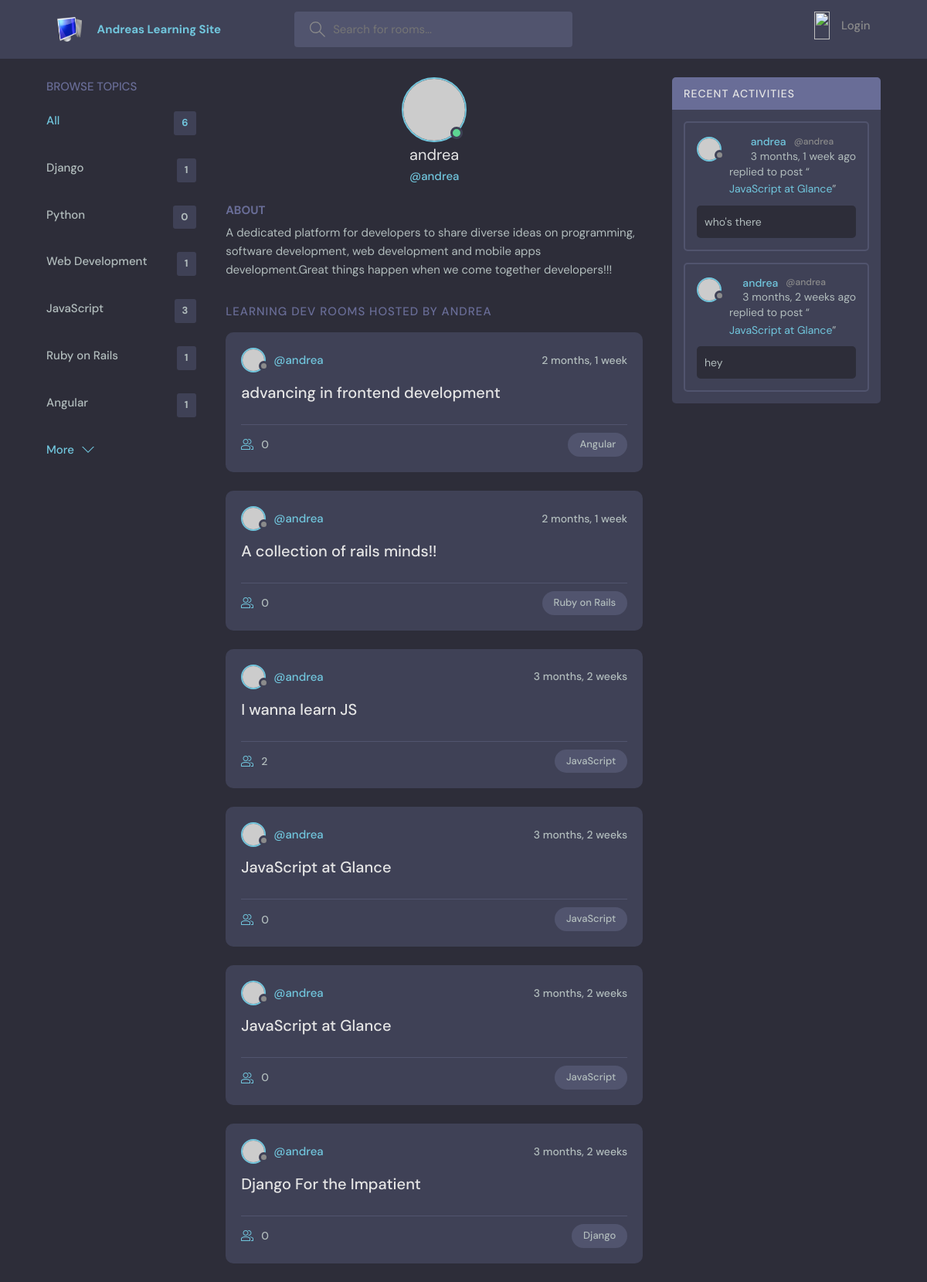
Before: /profile/1/ with the older database file.
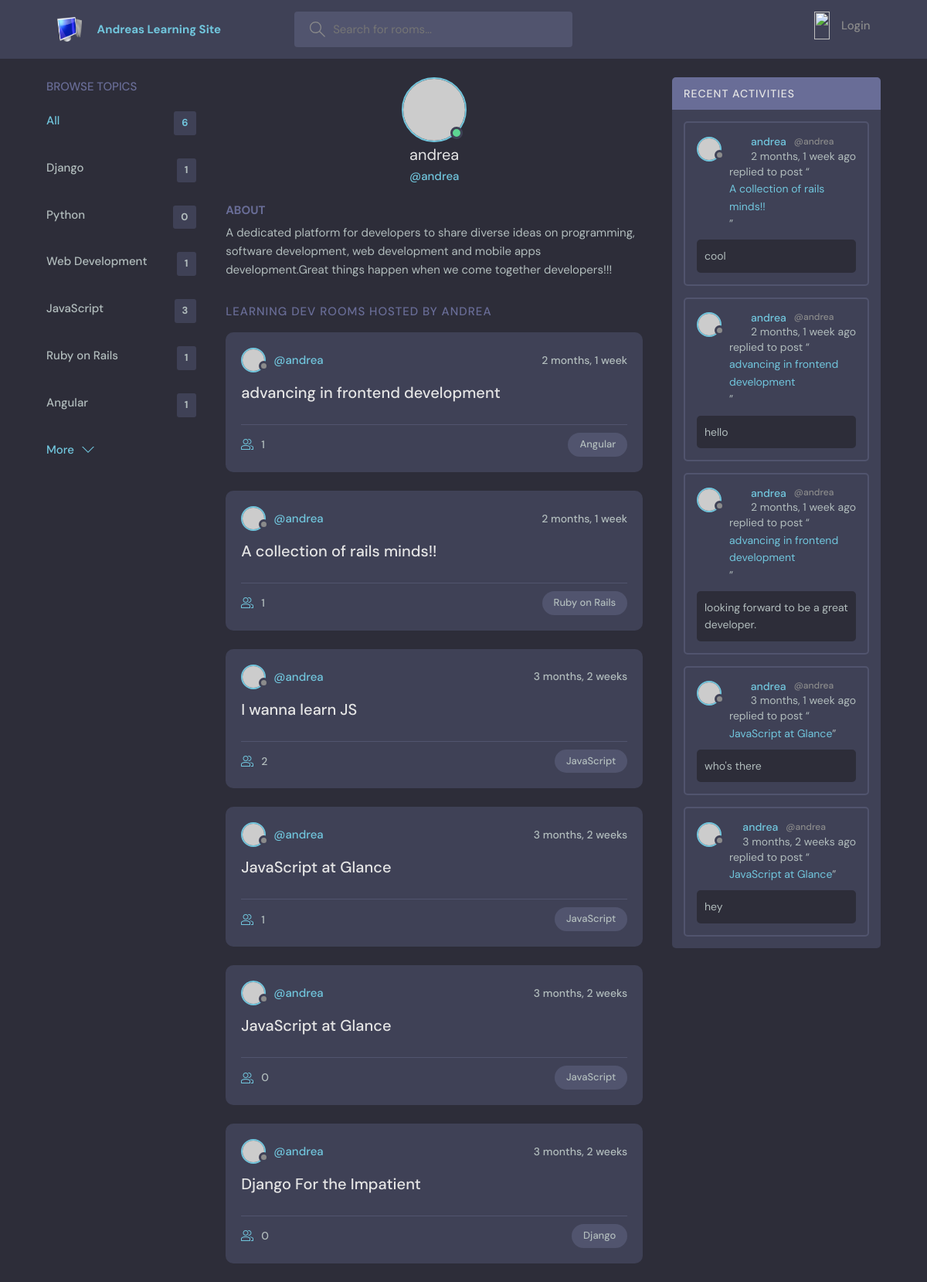
After: the same page with the newer database file.
### base/models.py (models this page shows, shortened)
class Topic(models.Model):
    name = models.CharField(max_length =150)

class Room(models.Model):
    host = models.ForeignKey(User,on_delete=models.SET_NULL, null = True)
    topic = models.ForeignKey(Topic,on_delete=models.SET_NULL, null = True)
    name = models.CharField(max_length=150, null = True, blank = True)
    description = models.TextField(null= True, blank = True)
    participants = models.ManyToManyField(User,related_name='participants', blank = True)
    updated = models.DateTimeField(auto_now = True)
    created = models.DateTimeField(auto_now_add = True)
    class Meta:
        ordering =['-updated', '-created']
    def __str__(self):
        return self.name

class Message(models.Model):
    user = models.ForeignKey(User,on_delete=models.CASCADE)
    room = models.ForeignKey(Room,on_delete=models.CASCADE)
    body = models.TextField()
    updated = models.DateTimeField(auto_now = True)
    created = models.DateTimeField(auto_now_add = True)
    class Meta:
        ordering =['-updated', '-created']

### base/views.py (the view)
# urls.py: path('profile/<str:pk>/',views.userProfile, name="user-profile"),
def userProfile(request,pk):
    user = User.objects.get(id=pk)
    rooms = user.room_set.all()
    room_messages = user.message_set.all()
    topics = Topic.objects.all()
    context = {'user':user, 'rooms':rooms,'room_messages':room_messages, "topics":topics}
    return render(request,"profile.html",context)

### Templates/profile.html (shortened to what this page needs)
{% include "main.html"%}
{% block content %}
  <main class="profile-page layout layout--3">
    <div class="container">
      {% include "topics.html"%}
      <div class="roomList">
        <div class="profile">
          <div class="profile__avatar">
            <div class="avatar avatar--large active">
              <img src="https://randomuser.me/api/portraits/men/11.jpg" />
            </div>
          </div>
          <div class="profile__info">
            <h3>{{user.username}}</h3>
            <p>@{{user.username}}</p>
          </div>
          <div class="profile__about">
            <h3>About</h3>
            <p>
              A dedicated platform for developers to share diverse ideas on programming, software development, web development
              and mobile apps development.Great things happen when we come together developers!!!
            </p>
          </div>
        </div>
        <div class="roomList__header">
          <div>
            <h2>Learning Dev Rooms Hosted by Andrea</a>
            </h2>
          </div>
        </div>
        {% include "feed_component.html"%}
      </div>
      {% include "activity.html"%}
    </div>
  </main>
{% endblock %}

### Templates/main.html (shortened to what this page needs)
{% load static %}
<html lang="en">
  <head>
    <link rel="stylesheet" href="{% static '/styles/style.css' %}" />
  </head>
  <body>
        {% include "navbar.html"%}
  </body>
</html>

### Templates/navbar.html (shortened to what this page needs)
{% load static %}
<header class="header header--loggedIn">
    <div class="container">
      <a href="{% url 'home'%}" class="header__logo">
        <img src="{% static 'images/logo.png'%}" />
        <marquee><h1>Andreas Learning Site</h1></marquee>
      </a>
      <form class="header__search" method="get" action="{% url 'home' %}">
        <label>
          <input name="q" placeholder="Search for rooms..." />
        </label>
      </form>
      <nav class="header__menu">
        {% if request.user.is_authenticated %}
        <div class="header__user">
          <a href="{% url 'update-user' %}">
            <div class="avatar avatar--medium active">
              <img src="https://randomuser.me/api/portraits/men/37.jpg" />
            </div>
            <p>{{request.user.username}}<span>@{{request.user.username}}</span></p>
          </a>
          <button class="dropdown-button">
            <svg version="1.1" xmlns="http://www.w3.org/2000/svg" width="32" height="32" viewBox="0 0 32 32">
              <title>chevron-down</title>
              <path d="M16 21l-13-13h-3l16 16 16-16h-3l-13 13z"></path>
            </svg>
          </button>
        </div>
        {% else %}
        <a href="{% url 'login'%}">
          <img src="{% static 'images/login.svg'%}" />
          <p>Login</p>
        </a>
        {% endif %}
      </nav>
    </div>
  </header>

### Templates/topics.html
<div class="topics">
    <div class="topics__header">
      <h2>Browse Topics</h2>
    </div>
    <ul class="topics__list">
      <li>
        <a href="{% url 'home' %}" class="active">All <span>{{topics.count}}</span></a>
      </li>
      {% for topic in topics %}
      <li>
        <a href="{% url 'home' %}?q={{topic.name}}">{{topic.name}}<span>{{topic.room_set.all.count}}</span></a>
      </li>
      {% endfor %}
    </ul>
    <a class="btn btn--link" href="{% url 'topics-page' %}">
      More
      <svg version="1.1" xmlns="http://www.w3.org/2000/svg" width="32" height="32" viewBox="0 0 32 32">
        <title>chevron-down</title>
        <path d="M16 21l-13-13h-3l16 16 16-16h-3l-13 13z"></path>
      </svg>
    </a>
  </div>

### Templates/feed_component.html (shortened to what this page needs)
{% for room in rooms %}
 <div class="roomListRoom">
    <div class="roomListRoom__header">
      <a href="{% url 'user-profile' room.host.id %}" class="roomListRoom__author">
        <div class="avatar avatar--small">
          <img src="https://randomuser.me/api/portraits/women/11.jpg" />
        </div>
        <span>@{{room.host.username}}</span>
      </a>
      <div class="roomListRoom__actions">
        <span>{{room.created|timesince}}</span>
      </div>
    </div>
    <div class="roomListRoom__content">
      <a href="{% url 'room' room.id %}">{{room.name}}</a>
    </div>
    <div class="roomListRoom__meta">
      <a href="{% url 'room' room.id %}" class="roomListRoom__joined">
        {{room.participants.all.count}}
      </a>
      <p class="roomListRoom__topic">{{room.topic.name}}</p>
    </div>
  </div>
  {% endfor %}

### Templates/activity.html (shortened to what this page needs)
<div class="activities">
    <div class="activities__header">
      <h2>Recent Activities</h2>
    </div>
    {% for message in room_messages %}
    <div class="activities__box">
      <div class="activities__boxHeader roomListRoom__header">
        <a href="{% url 'user-profile' message.user.id %}" class="roomListRoom__author">
          <div class="avatar avatar--small">
            <img src="https://randomuser.me/api/portraits/women/11.jpg" />
          </div>
          <p>
            {{message.user}}
            <span>@{{message.user}} </a>{{message.created |timesince}} ago</span>
      </div>
      <div class="activities__boxContent">
        <p>replied to post “<a href="{% url 'room' message.room.id %}">{{message.room}}</a>”</p>
        <div class="activities__boxRoomContent">
         {{message.body}}
        </div>
      </div>
    </div>
    {% endfor %}
  </div>

Changed rows visible on the page:
computed for Room "advancing in frontend development": participants.all.count "0" → "1"
computed for Room "A collection of rails minds!!": participants.all.count "0" → "1"
computed for Room (number 4 of 6 on the later page): participants.all.count "0" → "1"
added Message: user "andrea", created "2 months, 1 week", room "A collection of rails minds!!", body "cool"
added Message: user "andrea", created "2 months, 1 week", room "advancing in frontend development", body "hello"
added Message: user "andrea", created "2 months, 1 week", room "advancing in frontend development", body "looking forward to be a great developer."
